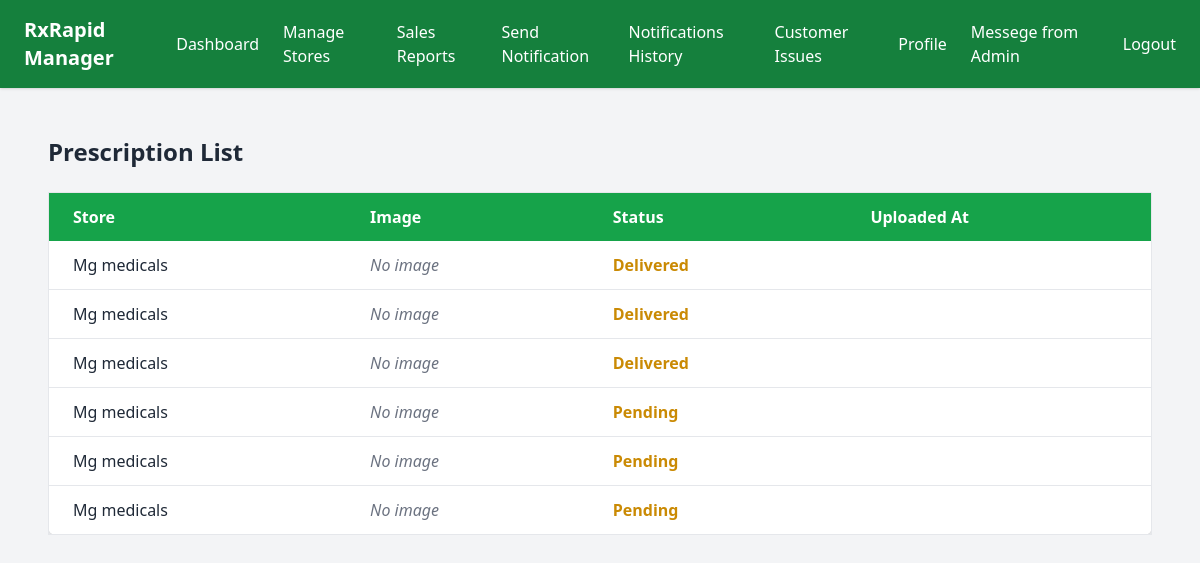
Page /store/1/prescriptions/ on the committed database.
### Customer/models.py (models this page shows, shortened)
class Prescription(models.Model):
    STATUS_CHOICES = [
        ('Pending', 'Pending'),
        ('Delivered', 'Delivered'),
    ]
    customer = models.ForeignKey('CustomerUser', on_delete=models.CASCADE)
    store = models.ForeignKey(MediRegistration, on_delete=models.CASCADE)
    prescription_file = models.FileField(upload_to='prescriptions/')
    status = models.CharField(max_length=20, choices=STATUS_CHOICES, default='Pending')
    upload_time = models.DateTimeField(default=timezone.now)
    delivery_address = models.TextField(blank=True, null=True)
    notes = models.TextField(blank=True, null=True)
    reminder_months = models.PositiveIntegerField(null=True, blank=True)

### medical/models.py (models this page shows, shortened)
class MediRegistration(models.Model):
    store_name = models.CharField(max_length=150)  # ✅ Newly added
    owner_name = models.CharField(max_length=100)
    owner_photo = models.ImageField(upload_to='owner_photos/')
    owner_id_proof = models.FileField(upload_to='owner_id_proofs/')
    pharmacist_name = models.CharField(max_length=100)
    pharmacist_photo = models.ImageField(upload_to='pharmacist_photos/')
    address = models.TextField()
    street_address = models.TextField()
    city = models.CharField(max_length=100)
    state = models.CharField(max_length=100, choices=STATES)
    pincode = models.PositiveIntegerField()
    contact = models.CharField(max_length=15)
    email = models.EmailField(unique=True)
    shop_no = models.CharField(max_length=50)
    license_no = models.CharField(max_length=100)
    license_photo = models.ImageField(upload_to='license_photos/')
    intimation_letter_photo = models.ImageField(upload_to='intimation_letters/')
    food_license_photo = models.ImageField(upload_to='food_licenses/')
    bank_account_no = models.CharField(max_length=30)
    ifsc_code = models.CharField(max_length=20)
    passbook_photo = models.ImageField(upload_to='passbook_photos/')
    is_approved = models.BooleanField(default=False)
    username = models.CharField(max_length=100, unique=True)  # Ensure unique usernames
    password = models.CharField(max_length=255)  # Store password as a hash

### Manager/views.py (the view)
# urls.py: path('store/<int:store_id>/prescriptions/', views.view_prescriptions, name='view_prescriptions'),
def view_prescriptions(request, store_id):
    store = get_object_or_404(MediRegistration, id=store_id)
    prescriptions = Prescription.objects.filter(store=store)
    return render(request, 'manager/prescription_list.html', {
        'store': store,
        'prescriptions': prescriptions
    })

### Manager/templates/manager/prescription_list.html (shortened to what this page needs)
{% extends 'manager/base_manager.html' %}
{% block content %}
<div class="p-6">
  <h2 class="text-2xl font-bold mb-6">Prescription List</h2>
  <div class="overflow-x-auto">
    <table class="min-w-full bg-white border border-gray-200 rounded-lg shadow-md">
      <thead class="bg-green-600 text-white">
        <tr>
          <th class="py-3 px-6 text-left">Store</th>
          <th class="py-3 px-6 text-left">Image</th>
          <th class="py-3 px-6 text-left">Status</th>
          <th class="py-3 px-6 text-left">Uploaded At</th>
        </tr>
      </thead>
      <tbody>
        {% for prescription in prescriptions %}
        <tr class="border-b hover:bg-gray-100 transition duration-150">
          <td class="py-3 px-6">{{ prescription.store.store_name }}</td>
          <td class="py-3 px-6">
            {% if prescription.image %}
              <img src="{{ prescription.image.url }}" alt="Prescription" class="w-24 h-auto rounded border border-gray-300 cursor-pointer" onclick="openModal('{{ prescription.image.url }}')">
            {% else %}
              <span class="text-gray-500 italic">No image</span>
            {% endif %}
          </td>
          <td class="py-3 px-6">
            {% if prescription.status == 'approved' %}
              <span class="text-green-600 font-semibold capitalize">{{ prescription.status }}</span>
            {% elif prescription.status == 'rejected' %}
              <span class="text-red-600 font-semibold capitalize">{{ prescription.status }}</span>
            {% else %}
              <span class="text-yellow-600 font-semibold capitalize">{{ prescription.status }}</span>
            {% endif %}
          </td>
          <td class="py-3 px-6 text-gray-700">{{ prescription.uploaded_at|date:"Y-m-d H:i" }}</td>
        </tr>
        {% empty %}
        <tr>
          <td colspan="4" class="text-center py-6 text-gray-500">No prescriptions uploaded yet.</td>
        </tr>
        {% endfor %}
      </tbody>
    </table>
  </div>
</div>
{% endblock %}

### rows in the picture
Prescription: store.store_name "Mg medicals", status "Delivered"
Prescription: store.store_name "Mg medicals", status "Delivered"
Prescription: store.store_name "Mg medicals", status "Delivered"
Prescription: store.store_name "Mg medicals", status "Pending"
Prescription: store.store_name "Mg medicals", status "Pending"
Prescription: store.store_name "Mg medicals", status "Pending"
